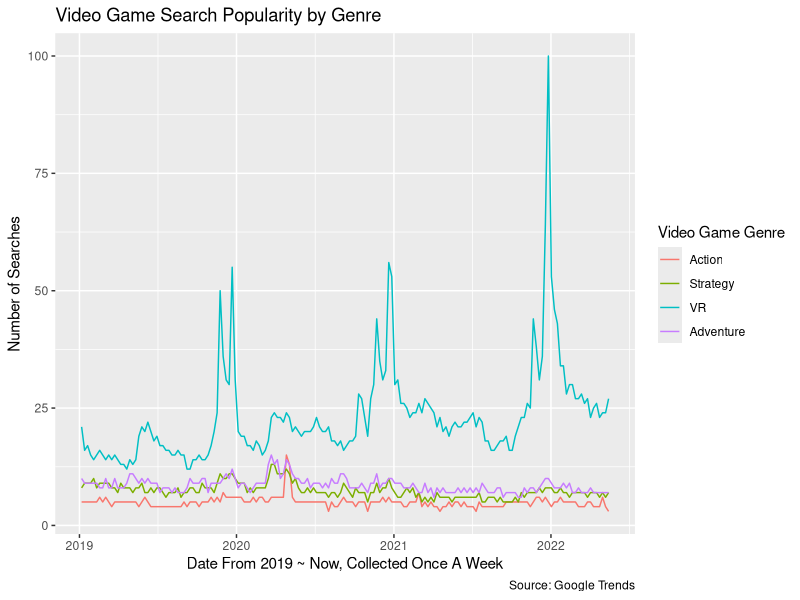

Generate this figure with R:
library(tidyverse)
library(lubridate)
library(reshape2)

file3 <- read_csv(file = "data/multiTimeline.csv")
melted_df <- melt(file3, id = "dates")

genre_trendline <- ggplot(melted_df, aes(x = dates, y = value, color = variable)) + 
  geom_line() +
  labs(
    title = "Video Game Search Popularity by Genre",
    caption = "Source: Google Trends",
    color = "Video Game Genre",
    x = "Date From 2019 ~ Now, Collected Once A Week",
    y = "Number of Searches"
  )

genre_trendline